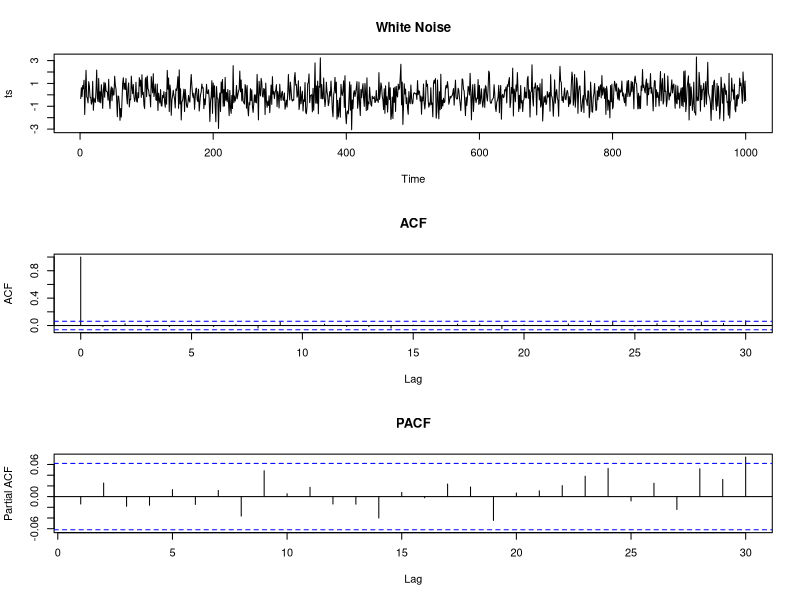
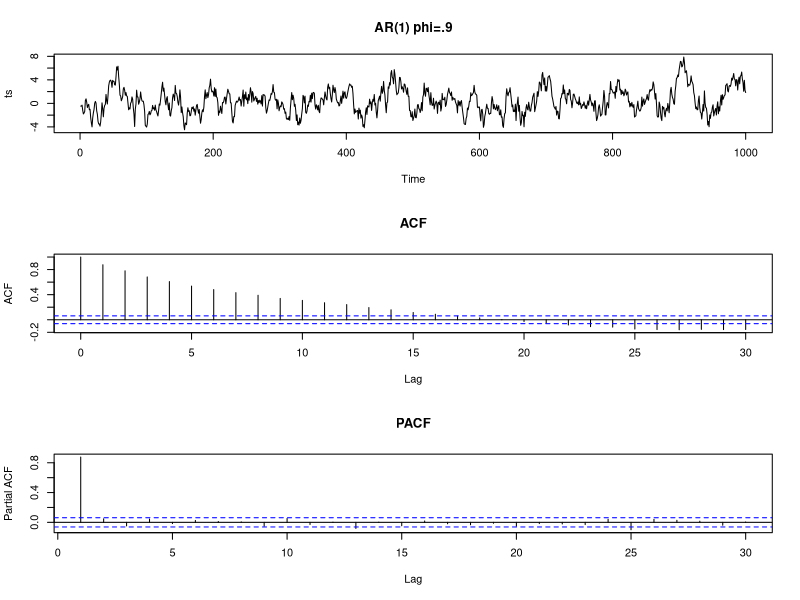
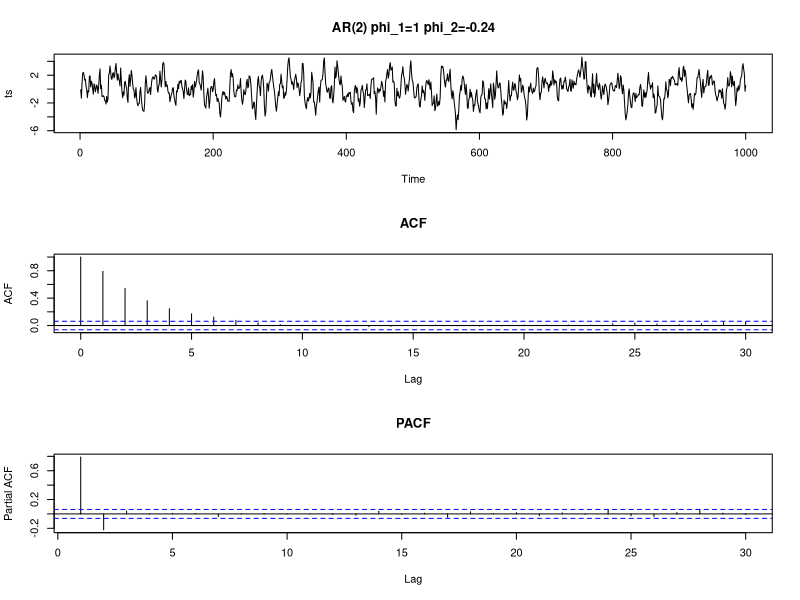
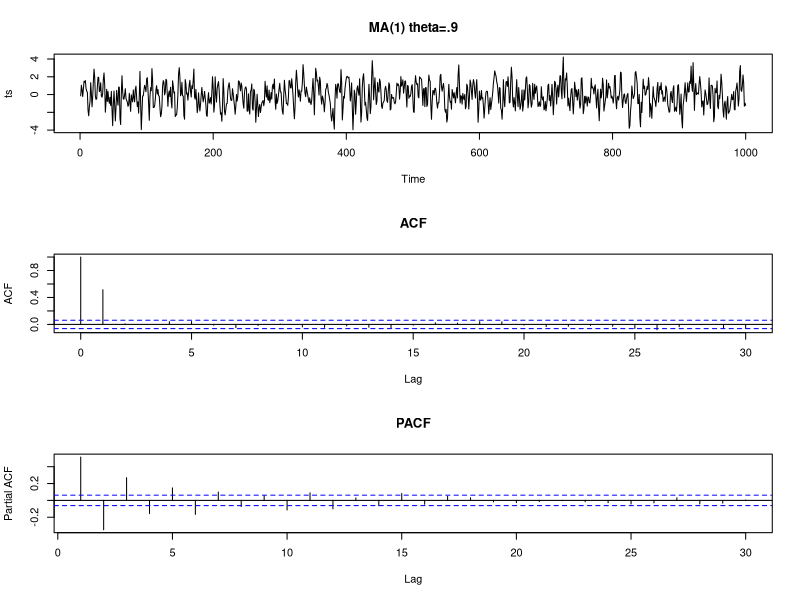
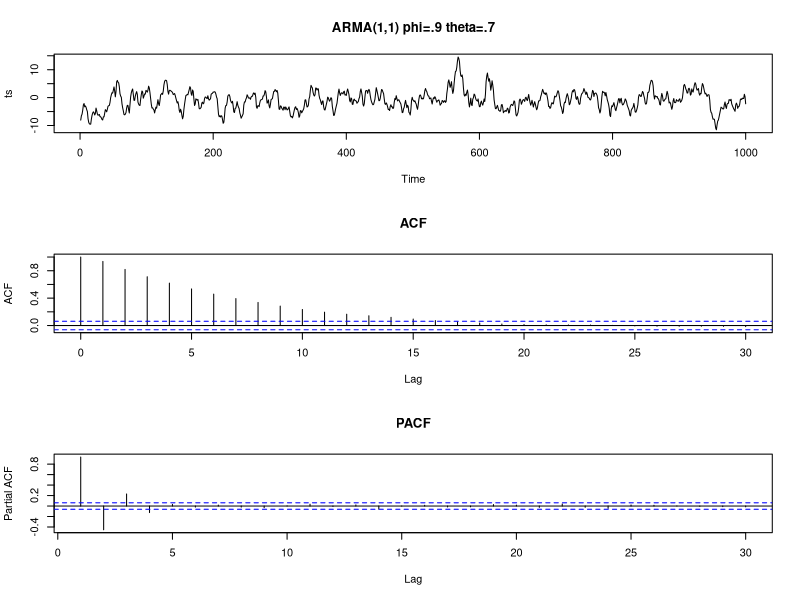
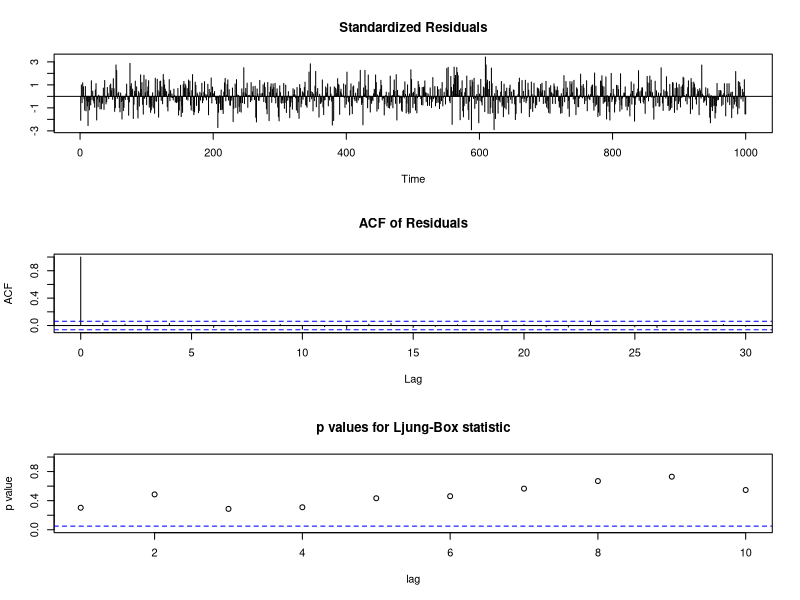

Here is the R script that generated these plots, in order:
allplots <- function(x,y) 
{
ts.plot(ts,main=y)
acf(ts,main="ACF")
pacf(ts,main="PACF")
}

par(mfrow=c(3,1))

ts <- rnorm(1000) 
allplots(ts,"White Noise")

ts <- arima.sim(1000,model=list(ar=.9)) 
allplots(ts,"AR(1) phi=.9")

ts <- arima.sim(1000,model=list(ar=c(1,-.24))) 
allplots(ts,"AR(2) phi_1=1 phi_2=-0.24")

ts <- arima.sim(1000,model=list(ma=.9)) 
allplots(ts,"MA(1) theta=.9")

ts <- arima.sim(1000,model=list(ar=.9,ma=.7)) 
allplots(ts,"ARMA(1,1) phi=.9 theta=.7")

fit <- arima(ts,order = c(1,0,1))
fit

par(mfrow=c(1,1))
tsdiag(fit)
